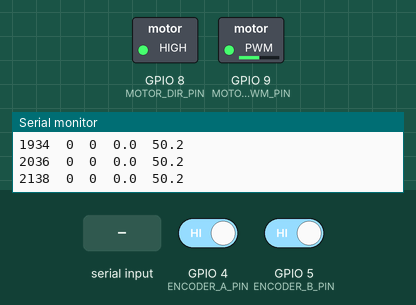
Recording of a sketch running on a simulated ESP32-S3. On the bench: switched loads named in the sketch (green lamp = pin HIGH), the last lines printed to the serial monitor. Inputs (shaded band) come from the test bench; at power-on: GPIO 4 (ENCODER_A_PIN) HIGH, GPIO 5 (ENCODER_B_PIN) HIGH.

Above: at 2.2 s.
2.3 s: "PWM:\n" received over Serial
At 3.1 s:
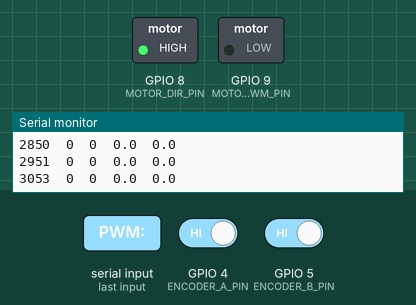
3.8 s: "REV\n" received over Serial
At 4.4 s:
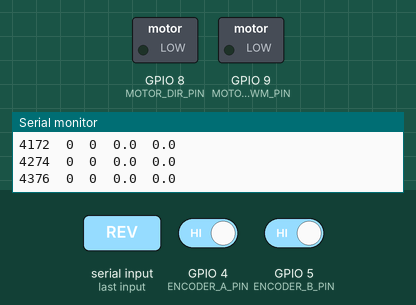
5.3 s: "PWM:90\n" received over Serial
At 6.5 s:
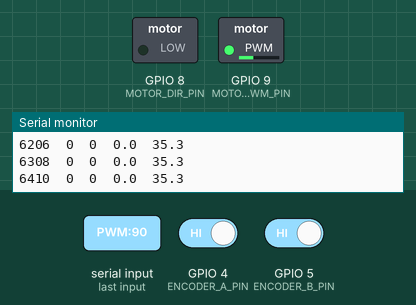
6.8 s: "PWM:,45\n" received over Serial
At 7.9 s:
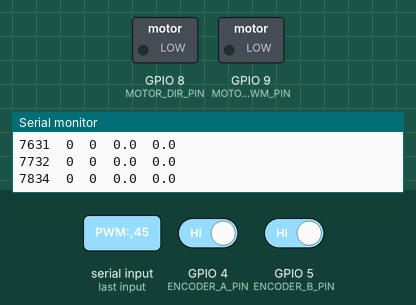
Timing chart, 0 to 9.3 s (numbered marks = the images above; inputs shaded):
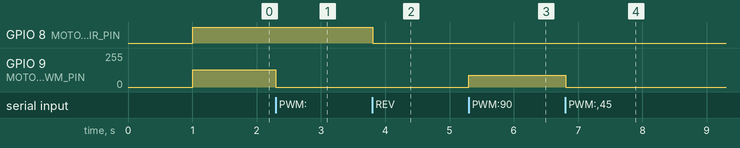

Measured:
- after the input at 2.3 s, GPIO 9 (MOTOR_PWM_PIN): 128/255 → 0/255 at once
- after the input at 3.8 s, GPIO 8 (MOTOR_DIR_PIN): HIGH → LOW at once
- after the input at 5.3 s, GPIO 9 (MOTOR_PWM_PIN): 0/255 → 90/255 at once
- after the input at 6.8 s, GPIO 9 (MOTOR_PWM_PIN): 90/255 → 0/255 at once

The sketch:

01_EncoderTest_20-1Gearbox.ino
```cpp
/*
 * ENCODER TEST - ESP32-S3 + Cytron MDD10 + Quadrature Encoder
 * Step 1: Verify encoder readings and RPM calculation
 *
 * UPDATED FOR: 5:1 + 4:1 GEARBOX (20:1 total reduction)
 *
 * Hardware:
 * - ESP32-S3
 * - Cytron MDD10 Motor Driver
 * - DC Motor with Quadrature Encoder (28 CPR at motor shaft)
 * - Encoder A: GPIO 4
 * - Encoder B: GPIO 5
 * - Motor PWM: GPIO 9 (or adjust to your pin)
 * - Motor DIR: GPIO 8 (or adjust to your pin)
 */

// ===== CONFIGURATION FOR 20:1 GEARBOX =====
#define ENCODER_A_PIN 4
#define ENCODER_B_PIN 5
#define MOTOR_PWM_PIN 9
#define MOTOR_DIR_PIN 8

// GEARBOX CONFIGURATION
// Motor base: 28 CPR
// Gearbox: 5:1 × 4:1 = 20:1 total reduction
// Output CPR: 28 × 20 = 560 CPR
#define COUNTS_PER_REV 560  // 28 × (5 × 4) for 20:1 gearbox
#define MOTOR_MAX_RPM 300   // 6000 / 20 = 300 RPM at output

// ===== GLOBAL VARIABLES =====
volatile long encoderCount = 0;
volatile long lastEncoderCount = 0;
long previousMillis = 0;
const long SAMPLE_INTERVAL = 100;  // 100ms sampling for RPM calculation

float currentRPM = 0;
float motorPWM = 0;

// ===== SETUP =====
void setup() {
  Serial.begin(115200);
  delay(1000);

  Serial.println("\n===== ENCODER & RPM TEST =====");
  Serial.println("Configuration: 20:1 Gearbox (5:1 + 4:1)");
  Serial.print("Motor CPR (base): 28");
  Serial.print(" × 20 reduction = ");
  Serial.print(COUNTS_PER_REV);
  Serial.println(" CPR at output");
  Serial.print("Max RPM: ");
  Serial.println(MOTOR_MAX_RPM);
  Serial.println();

  // Encoder setup - using interrupts for accurate counting
  pinMode(ENCODER_A_PIN, INPUT_PULLUP);
  pinMode(ENCODER_B_PIN, INPUT_PULLUP);

  // Attach interrupts for quadrature decoding
  attachInterrupt(digitalPinToInterrupt(ENCODER_A_PIN), encoderISR, CHANGE);
  attachInterrupt(digitalPinToInterrupt(ENCODER_B_PIN), encoderISR, CHANGE);

  // Motor control setup
  pinMode(MOTOR_PWM_PIN, OUTPUT);
  pinMode(MOTOR_DIR_PIN, OUTPUT);

  // PWM setup for ESP32
  ledcSetup(0, 5000, 8);  // Channel 0, 5kHz, 8-bit (0-255)
  ledcAttachPin(MOTOR_PWM_PIN, 0);

  // Start motor at 50% speed
  digitalWrite(MOTOR_DIR_PIN, HIGH);  // Forward direction
  motorPWM = 128;
  ledcWrite(0, (int)motorPWM);

  Serial.println("Motor started at 50% speed (PWM = 128)");
  Serial.println("\nTime(ms)\tCounts\tDelta\tRPM\tPWM%");
  Serial.println("================================================");
}

// ===== MAIN LOOP =====
void loop() {
  unsigned long currentMillis = millis();

  // Update RPM every SAMPLE_INTERVAL
  if (currentMillis - previousMillis >= SAMPLE_INTERVAL) {
    previousMillis = currentMillis;

    // Calculate RPM
    long deltaCounts = encoderCount - lastEncoderCount;
    lastEncoderCount = encoderCount;

    // RPM = (counts/interval) * (60000ms / interval) / CPR
    currentRPM = (deltaCounts * 60000.0) / (SAMPLE_INTERVAL * COUNTS_PER_REV);

    // Print data
    Serial.print(currentMillis);
    Serial.print("\t");
    Serial.print(encoderCount);
    Serial.print("\t");
    Serial.print(deltaCounts);
    Serial.print("\t");
    Serial.print(currentRPM, 1);
    Serial.print("\t");
    Serial.println((motorPWM / 255.0) * 100, 1);
  }

  // Handle serial commands
  handleSerialInput();

  delay(10);
}

// ===== QUADRATURE ENCODER ISR =====
void encoderISR() {
  int a = digitalRead(ENCODER_A_PIN);
  int b = digitalRead(ENCODER_B_PIN);

  static int lastA = 0;
  static int lastB = 0;

  if (a != lastA) {
    if (a == b) {
      encoderCount++;  // Forward
    } else {
      encoderCount--;  // Reverse
    }
    lastA = a;
  } else if (b != lastB) {
    if (a != b) {
      encoderCount++;  // Forward
    } else {
      encoderCount--;  // Reverse
    }
    lastB = b;
  }
}

// ===== SERIAL COMMAND HANDLER =====
void handleSerialInput() {
  if (Serial.available()) {
    String command = Serial.readStringUntil('\n');
    command.trim();

    if (command.startsWith("PWM:")) {
      int pwmValue = command.substring(4).toInt();
      pwmValue = constrain(pwmValue, 0, 255);
      motorPWM = pwmValue;
      ledcWrite(0, pwmValue);
      Serial.print("PWM set to: ");
      Serial.print(pwmValue);
      Serial.print(" (");
      Serial.print((pwmValue / 255.0) * 100, 1);
      Serial.println("%)");
    }
    else if (command.equals("STOP")) {
      motorPWM = 0;
      ledcWrite(0, 0);
      Serial.println("Motor stopped");
    }
    else if (command.equals("RESET")) {
      encoderCount = 0;
      lastEncoderCount = 0;
      Serial.println("Encoder count reset to 0");
    }
    else if (command.equals("FWD")) {
      digitalWrite(MOTOR_DIR_PIN, HIGH);
      Serial.println("Direction: Forward");
    }
    else if (command.equals("REV")) {
      digitalWrite(MOTOR_DIR_PIN, LOW);
      Serial.println("Direction: Reverse");
    }
    else if (command.equals("INFO")) {
      Serial.println("\n===== SYSTEM INFO =====");
      Serial.println("Configuration: 20:1 Gearbox (5:1 + 4:1)");
      Serial.print("Encoder CPR: ");
      Serial.println(COUNTS_PER_REV);
      Serial.print("Max RPM: ");
      Serial.println(MOTOR_MAX_RPM);
      Serial.print("Current RPM: ");
      Serial.println(currentRPM, 1);
      Serial.print("Current PWM: ");
      Serial.print(motorPWM);
      Serial.print(" (");
      Serial.print((motorPWM / 255.0) * 100, 1);
      Serial.println("%)");
      Serial.println("=======================\n");
    }
    else if (command.equals("HELP")) {
      printHelp();
    }
  }
}

void printHelp() {
  Serial.println("\n===== COMMANDS =====");
  Serial.println("PWM:0-255   - Set motor PWM (0-255)");
  Serial.println("FWD         - Forward direction");
  Serial.println("REV         - Reverse direction");
  Serial.println("STOP        - Stop motor");
  Serial.println("RESET       - Reset encoder count");
  Serial.println("INFO        - Show system info");
  Serial.println("HELP        - Show this help");
  Serial.println("====================");
  Serial.println("\nExpected RPM at different PWM values:");
  Serial.println("PWM 50   (~20%)  → ~60 RPM");
  Serial.println("PWM 128  (~50%)  → ~150 RPM");
  Serial.println("PWM 200  (~78%)  → ~234 RPM");
  Serial.println("PWM 255  (100%)  → ~300 RPM\n");
}
```
